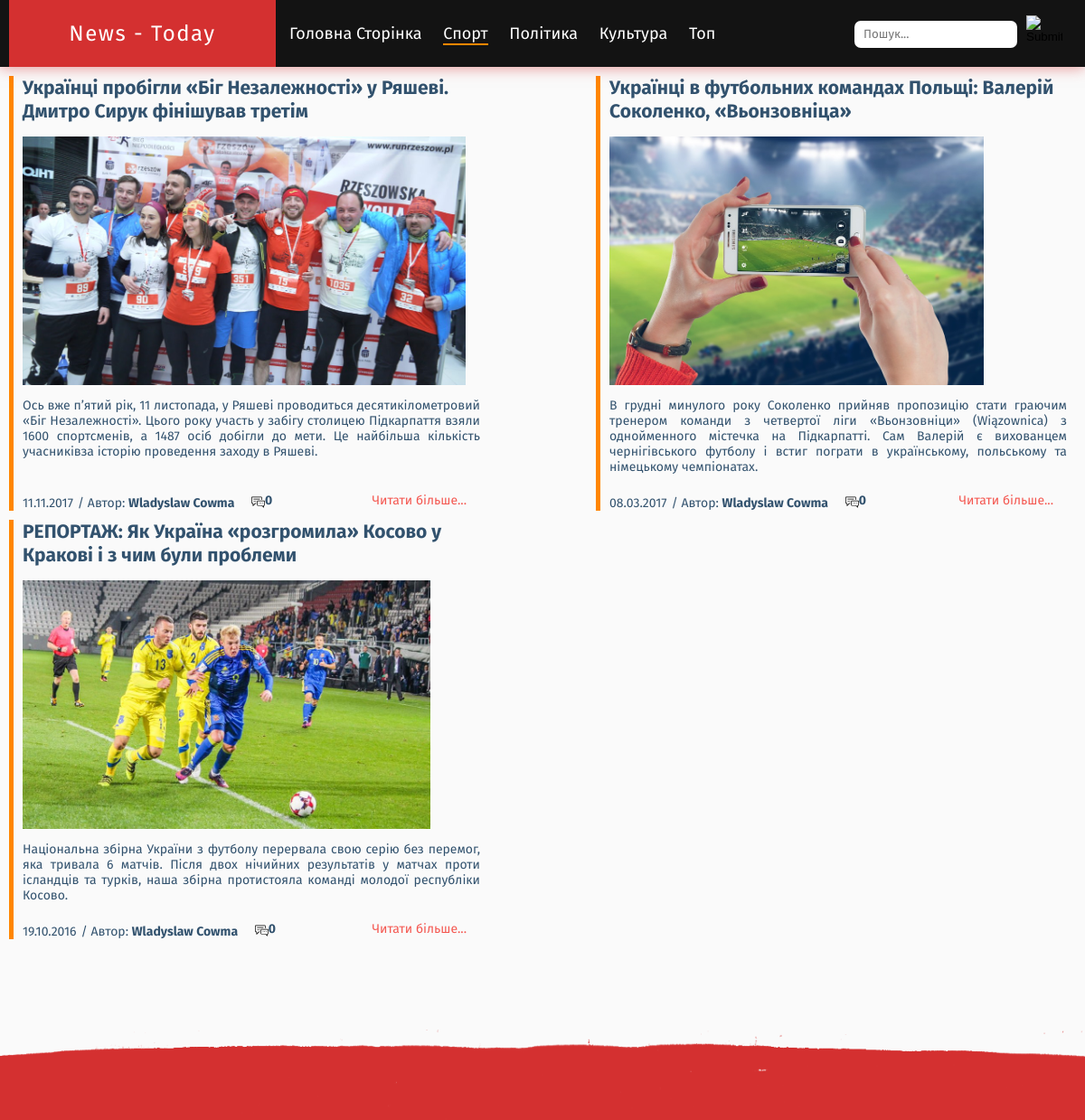
/app/?option=category&id=1, run on the app's committed database.
### tables this page shows
CREATE TABLE IF NOT EXISTS `news_category` (
  `id_category` tinyint(3) unsigned NOT NULL AUTO_INCREMENT,
  `name_category` varchar(30) NOT NULL,
  `position` int(10) unsigned NOT NULL DEFAULT '0',
  `hidden` tinyint(1) NOT NULL DEFAULT '0',
  PRIMARY KEY (`id_category`)
);

CREATE TABLE IF NOT EXISTS `news_posts` (
  `id` int(10) unsigned NOT NULL AUTO_INCREMENT,
  `post_title` varchar(255) NOT NULL,
  `post_description` text NOT NULL,
  `post_content` text NOT NULL,
  `post_date` date NOT NULL,
  `post_image` varchar(255) NOT NULL,
  `post_author` varchar(60) NOT NULL,
  `post_category` tinyint(4) unsigned NOT NULL,
  `post_commentary_count` int(10) unsigned NOT NULL DEFAULT '0',
  PRIMARY KEY (`id`),
  KEY `post_category` (`post_category`)
);

### app/php-classes/Engine.php (called while the page is built, shortened)
<?php
	abstract class Engine{
		protected $data_b;
		public function __construct(){
			$this->data_b = new PDO('mysql:host='.host.';dbname='.database.';charset=utf8', user, password);
			$this->data_b->setAttribute(PDO::ATTR_ERRMODE, PDO::ERRMODE_EXCEPTION);
			$this->data_b->setAttribute(PDO::ATTR_EMULATE_PREPARES, false);
		}
		public function news_get_header(){
			$table = $this->select_('news_category');
            include('header.php');
		}
		public function news_get_footer(){
			include('footer.php');
		}
        public function select_($table){
            $sql = 'SELECT * FROM '.$table.' ORDER BY position';
            try{
                $result = $this->news_sql_query($sql);
                if($result->rowCount()>0){
                    $tab = array();
                    while($row = $result->fetch(PDO::FETCH_ASSOC)) {
                        $tab['categories'][] = $row;
                    }
                    return $tab;
                }
            }catch(Exception $error){
                print('<div class="container"><p class="error-msg">'.$error->getMessage().'</p></div>');
            }
        }
		public function news_sql_query($news_query){
			$result = $this->data_b->query($news_query);
			return $result;
		}
		public function news_get_template(){
			$this->news_get_header();
			$this->news_get_content();
			$this->news_get_footer();
		}
	}
?>

### app/php-classes/category-template.php (the view)
<div id="page-main">
    <div class="container">
        <?php if(isset($tmp_arr)): ?>
        <?php foreach($tmp_arr as $value): ?>
        <article id="post-<?php echo $value['id'] ?>" class="category-<?php echo $value['post_category'] ?>">
            <h2>
                <a href="?option=page_view&post=<?php echo $value['id'] ?>">
                    <?php echo $value['post_title'] ?>
                </a>
            </h2>
            <div class="clearfix">
                <div class="article-img">
                    <img src="<?php echo $value['post_image'] ?>" alt="<?php echo $value['post_image'] ?>">
                </div>
                <div class="article-description">
                    <p>
                        <?php echo $value['post_description'] ?>
                    </p>
                </div>
            </div>
            <div class="article-info clearfix">
                <p>
                    <span class="article-more"><a href="?option=page_view&post=<?php echo $value['id'] ?>">Читати більше...</a></span>
                    <span class="article-time"><?php echo date("d.m.Y", strtotime($value['post_date'])) ?></span>
                    <span class="article-author">Автор: <b><?php echo $value['post_author'] ?></b></span>
                    <span class="article-commentary-count"><img src="img/chat.svg" width="10" height="10" alt="chat"> <b><?php echo $value['post_commentary_count'] ?></b></span>
                </p>
            </div>
        </article>
        <?php endforeach; ?>
        <?php  endif; ?>
    </div ></div>

### app/index.php (shortened to what this page needs)
<?php
require_once('php-classes/Engine.php');
if($_GET['option']){
	$classname = trim(strip_tags($_GET['option']));
}else{
	$classname = 'page';
}
$path ='php-classes/'.$classname.'.php';
if(file_exists($path)){
	if(class_exists($classname)){
		$page_object = new $classname;
		$page_object->news_get_template();
	}else{
		exit('<p>Не ті дані для входу</p>');
	}
}else{
	exit('<p>Не правильно вказана адреса</p>');
}
?>

### app/header.php (shortened to what this page needs)
<!DOCTYPE html>
<html>
<head>
    <link rel="stylesheet" href="css/reset.css">
    <link rel="stylesheet" href="css/rwdgrid.min.css">
    <link rel="stylesheet" href="css/style.css?ver=155">
    <link rel="stylesheet" href="css/croppie.css">
</head>
<body>
    <div class="header">
        <div class="row-header">
            <div class="container">
                <div class="grid-d-3 grid-t-3 grid-m-12">
                    <div class="logo"><a href="/d/app/" title="News - Today"><span> News - Today</span></a></div>
                </div>
                <div class="search grid-d-9 grid-t-9 m-hide">
                    <?php if(isset($table['categories'])): ?>
                    <div id="navigation" class="clearfix">
                        <div class="grid-d-12">
                            <nav class="header-nav">
                                <ul>
                                    <li <?php if(!isset($_GET[ 'id'])){echo "class='active'";} ?>><a href="/d/app/">Головна Сторінка</a></li>
                                    <?php foreach($table['categories'] as $val): ?>
                                    <li <?php if($_GET[ 'id']==$val[ 'id_category']){echo "class='active'";} ?> >
                                        <a href="?option=category&id=<?php echo $val['id_category']; ?>">
                                            <?php echo $val['name_category']; ?>
                                        </a>
                                    </li>
                                    <?php endforeach; ?>
                                </ul>
                            </nav>
                            <form id="search-head" class="clearfix" method="get">
                                <input type="image" name="submit" src="img/search.svg" class="search_icon" border="0" alt="Submit" />
                                <input type="text" name="search" value="" placeholder="Пошук...">
                            </form>
                        </div>
                    </div>
                </div>
                <?php endif; ?>
            </div>
        </div>
    </div>
    <div class="wrapper">

### app/php-classes/category.php (shortened to what this page needs)
<?php
class category extends Engine{
    public function news_get_content(){
        if(isset($_GET['option']) && isset($_GET['id']) && $_GET['id'] != null && is_numeric($_GET['id'])){
            $sql = "SELECT * FROM news_posts where post_category=".$_GET['id'];
            $result = $this->news_sql_query($sql);
            if($result){
               if($result->rowCount()>0){
                   $tmp_arr = array();
                while($row = $result->fetch(PDO::FETCH_ASSOC)){
                    $tmp_arr[$row['id']] = $row;
                }
                   include_once('category-template.php');
               }else{
                include_once('template-parts/404.php');
            }
          }
        }else{
            include_once('template-parts/404.php');
        }
    }
}
?>

### app/footer.php (shortened to what this page needs)
</div>
<div class="sticky-footer"></div>
</body>
</html>

### data on the page
news_category: name_category "Спорт"
news_category: name_category "Політика"
news_category: name_category "Культура"
news_category: name_category "Топ"
news_posts: post_title "Українці пробігли «Біг Незалежності» у Ряшеві. Дмитро Сирук фінішував третім", post_image (picture), post_description "Ось вже п’ятий рік, 11 листопада, у Ряшеві проводиться десятикілометровий «Біг Незалежності». Цього року участь у забігу столицею Підкарпаття взяли 1600 спортсменів, а 1487 осіб добігли до мети. Це найбільша кількість учасниківза історію проведення заходу в Ряшеві.", post_date "11.11.2017", post_author "Wladyslaw Cowma", post_commentary_count "0"
news_posts: post_title "Українці в футбольних командах Польщі: Валерій Соколенко, «Вьонзовніца»", post_image (picture), post_description "В грудні минулого року Соколенко прийняв пропозицію стати граючим тренером команди з четвертої ліги «Вьонзовніци» (Wiązownica) з однойменного містечка на Підкарпатті. Сам Валерій є вихованцем чернігівського футболу і встиг пограти в українському, польському та німецькому чемпіонатах.", post_date "08.03.2017", post_author "Wladyslaw Cowma", post_commentary_count "0"
news_posts: post_title "РЕПОРТАЖ: Як Україна «розгромила» Косово у Кракові і з чим були проблеми", post_image (picture), post_description "Національна збірна України з футболу перервала свою серію без перемог, яка тривала 6 матчів. Після двох нічийних результатів у матчах проти ісландців та турків, наша збірна протистояла команді молодої республіки Косово.", post_date "19.10.2016", post_author "Wladyslaw Cowma", post_commentary_count "0"
